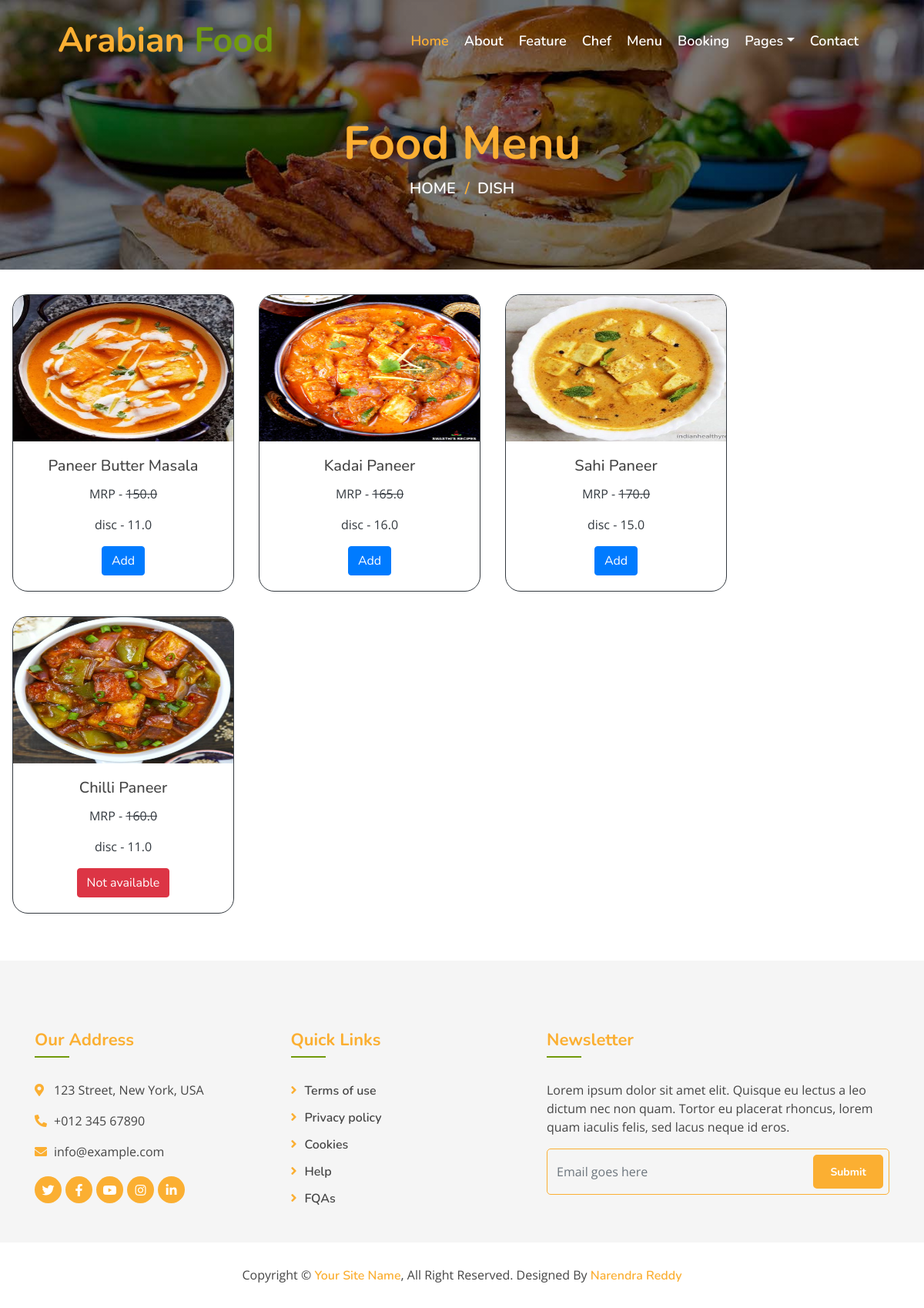
The app's page /dish/2 with its own data.
### app/models.py (models this page shows, shortened)
class Dish(models.Model):
    name = models.CharField(max_length=200,unique=True)
    image = models.ImageField(upload_to="dishes")
    ingredients = models.TextField()
    details = models.TextField(blank=True)
    category = models.ForeignKey(Category, on_delete=models.CASCADE)
    price = models.FloatField()
    discount_price = models.FloatField(blank=True)
    is_available = models.BooleanField(default=True)
    added_on = models.DateTimeField(auto_now_add=True)
    updated_on = models.DateTimeField(auto_now=True)
    class Meta:
        verbose_name_plural = 'Dish Table'

### app/views.py (the view)
# urls.py: path('dish/<int:id>',dish,name='dish'),
def dish(request,id):
    c=Category.objects.get(pk=id)
    d=Dish.objects.filter(category=c)
    return render(request,'dish.html',{'dish':d})

### templates/dish.html
{% extends "base.html" %}
{% load static %}
{% block content %}
<div class="page-header mb-0">
    <div class="container">
        <div class="row">
            <div class="col-12">
                <h2>Food Menu</h2>
            </div>
            <div class="col-12">
                <a href="">Home</a>
                <a href="">Dish</a>
            </div>
        </div>
    </div>
</div>
<section class="menu-food mt-3 d-flex justify-content-start flex-wrap">
    {% for d in dish %}
    <div class="card border border-dark overflow-hidden " style="width: 18rem; margin:1rem; border-radius:20px;">
        <img class="card-img-top" width="286" height="190" src="{{d.image.url}}" alt="Card image cap">
        <div class="card-body">
          <h5 class="card-title text-center">{{d.name}}</h5>
          <p class="card-text text-dark text-center">MRP - <s>{{d.price}}</s></p>
          <p class="card-text text-dark text-center">disc - {{d.discount_price}}</p>
          <div class="d-flex justify-content-center">
            {% if d.is_available %}
            <a href="#" class="btn btn-primary">Add</a>
            {% else %}
            <a href="" class="btn btn-danger">Not available</a>
            {% endif %}
        </div>
        </div>
      </div>
    {% endfor %}
</section>
{% endblock content %}

### static/css/style.css (style rules this page uses)
body { color: #757575; background: #ffffff; font-family: 'open sans', sans-serif; }
h1, h2, h3, h4, h5, h6 { color: #454545; font-family: 'Nunito', sans-serif; }
a { font-family: 'Nunito', sans-serif; font-weight: 600; color: #fbaf32; transition: .3s; }
.page-header { position: relative; margin-bottom: 45px; padding: 150px 0 90px 0; text-align: center; background: linear-gradient(rgba(0, 0, 0, .5), rgba(0, 0, 0, .5)), url(../img/page-header.jpg); background-position: center; background-repeat: no-repeat; background-size: cover; }
.page-header h2 { position: relative; color: #fbaf32; font-size: 60px; font-weight: 700; }
.page-header a { position: relative; padding: 0 12px; font-size: 20px; text-transform: uppercase; color: #ffffff; }
.page-header a::after { position: absolute; content: "/"; width: 8px; height: 8px; top: -1px; right: -7px; text-align: center; color: #fbaf32; }
.page-header a:last-child::after { display: none; }

### records on screen
Dish: image (picture), name "Paneer Butter Masala", price "150.0", discount_price "11.0", is_available "Add"
Dish: image (picture), name "Kadai Paneer", price "165.0", discount_price "16.0", is_available "Add"
Dish: image (picture), name "Sahi Paneer", price "170.0", discount_price "15.0", is_available "Add"
Dish: image (picture), name "Chilli Paneer", price "160.0", discount_price "11.0", is_available "Not available"
